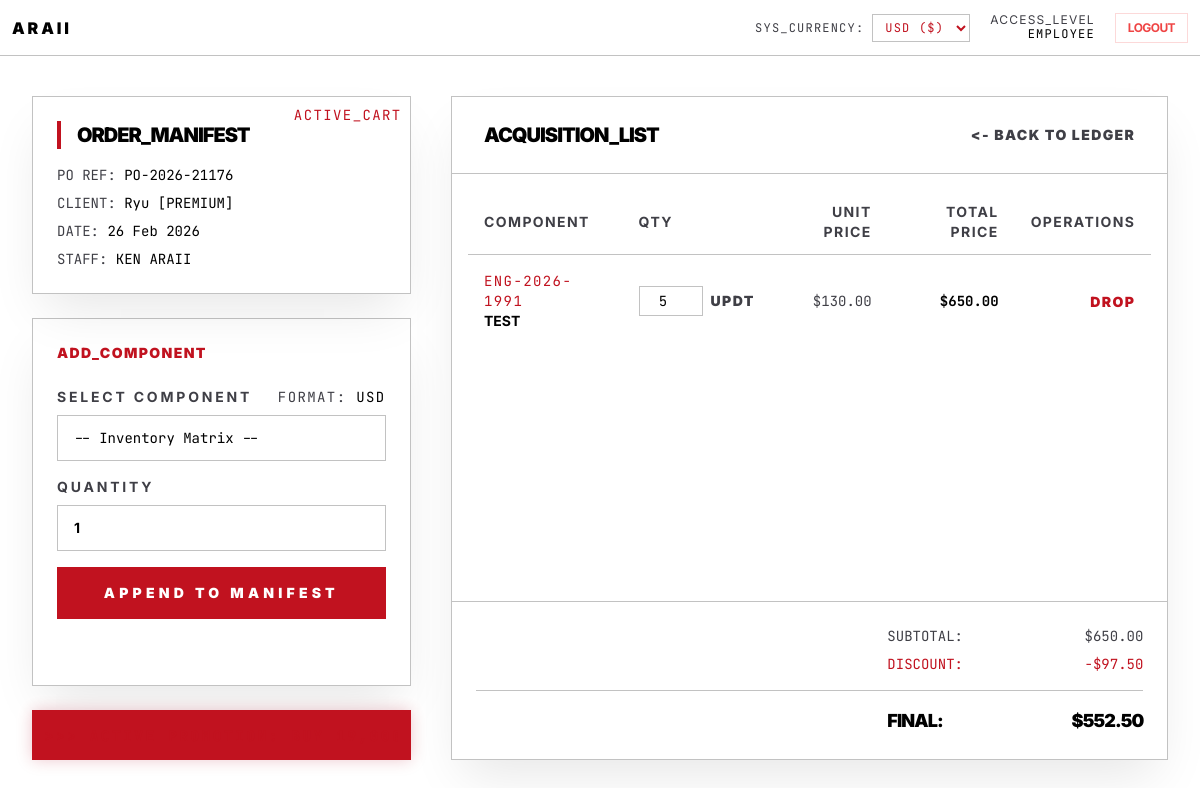
/order_terminal.php?id=11 (signed in), run on the app's committed database.
### tables this page shows
CREATE TABLE `sale_orders` (
  `order_id` int(11) NOT NULL,
  `reference_id` varchar(30) NOT NULL,
  `po_reference` varchar(50) DEFAULT NULL,
  `customer_id` int(11) NOT NULL,
  `employee_id` int(11) NOT NULL,
  `subtotal` decimal(12,2) DEFAULT 0.00,
  `membership_discount` decimal(12,2) DEFAULT 0.00,
  `special_discount` decimal(12,2) DEFAULT 0.00,
  `total_amount` decimal(12,2) DEFAULT 0.00,
  `order_date` timestamp NULL DEFAULT current_timestamp()
);

CREATE TABLE `customers` (
  `customer_id` int(11) NOT NULL,
  `user_id` int(11) DEFAULT NULL,
  `customer_code` varchar(20) NOT NULL,
  `contact_name` varchar(150) NOT NULL,
  `address` text NOT NULL,
  `membership_level` enum('STANDARD','PREMIUM') DEFAULT 'STANDARD',
  `created_at` timestamp NULL DEFAULT current_timestamp()
);

CREATE TABLE `employees` (
  `employee_id` int(11) NOT NULL,
  `user_id` int(11) DEFAULT NULL,
  `employee_code` varchar(20) NOT NULL,
  `name` varchar(100) NOT NULL,
  `position` varchar(100) NOT NULL,
  `is_active` tinyint(1) DEFAULT 1,
  `created_at` timestamp NULL DEFAULT current_timestamp()
);

CREATE TABLE `sale_order_details` (
  `detail_id` int(11) NOT NULL,
  `order_id` int(11) NOT NULL,
  `product_id` int(11) NOT NULL,
  `quantity` int(11) NOT NULL,
  `unit_price` decimal(10,2) NOT NULL,
  `total_price` decimal(12,2) NOT NULL
);

CREATE TABLE `products` (
  `product_id` int(11) NOT NULL,
  `product_code` varchar(20) NOT NULL,
  `product_name` varchar(150) NOT NULL,
  `product_type` varchar(100) NOT NULL,
  `product_description` text DEFAULT NULL,
  `cost_price` decimal(10,2) NOT NULL,
  `selling_price` decimal(10,2) NOT NULL,
  `stock_qty` int(11) DEFAULT 0,
  `created_at` timestamp NULL DEFAULT current_timestamp(),
  `image_path` varchar(255) DEFAULT NULL
);

### config/currency.php (called while the page is built, shortened)
<?php
function formatCurrency($usd_amount) {
    $target_currency = $_SESSION['currency'];
    $rates = [
        'USD' => 1.00,
        'THB' => 34.50,
        'JPY' => 150.20
    ];
    $symbols = [
        'USD' => '$',
        'THB' => '฿',
        'JPY' => '¥'
    ];
    $rate = $rates[$target_currency];
    $symbol = $symbols[$target_currency];
    $converted_amount = $usd_amount * $rate;
    if ($target_currency === 'JPY') {
        return $symbol . number_format($converted_amount, 0);
    } else {
        return $symbol . number_format($converted_amount, 2);
    }
}
?>

### order_terminal.php (the view, shortened to what this page needs)
<?php
require_once "config/currency.php";
require_once "config/database.php";
$order_id = intval($_GET['id']);
$orderQuery = "
    SELECT o.*, c.contact_name, c.customer_code, c.membership_level, e.name AS employee_name
    FROM sale_orders o
    JOIN customers c ON o.customer_id = c.customer_id
    LEFT JOIN employees e ON o.employee_id = e.employee_id
    WHERE o.order_id = ?";
$stmt = $mysqli->prepare($orderQuery);
$stmt->bind_param("i", $order_id);
$stmt->execute();
$order = $stmt->get_result()->fetch_assoc();
?>
<!DOCTYPE html>
<html lang="en">
<?php
include 'partials/head.php';
?>
<body class="page-bg-cinematic bg-white text-black font-sans min-h-screen flex flex-col selection:bg-premium selection:text-white">
    <?php include 'partials/nav.php'; ?>
    <main class="flex-grow max-w-[1400px] mx-auto w-full py-10 px-8 flex flex-col lg:flex-row gap-10">
        <div class="lg:w-1/3 flex flex-col gap-6 anim-load" style="animation-delay: 0.1s;">
            <div class="bg-white border border-obsidian-edge p-6 relative shadow-2xl shadow-black/10">
                <div class="absolute top-0 right-0 p-2 font-mono text-sm text-premium/30 uppercase tracking-widest">Active_Cart</div>
                <h2 class="text-xl font-black uppercase tracking-tighter mb-4 border-l-4 border-premium pl-4">Order_Manifest</h2>
                <div class="font-mono text-sm space-y-2 text-obsidian-muted">
                    <p>PO REF: <span class="text-black"><?= htmlspecialchars($order['po_reference']) ?></span></p>
                    <p>CLIENT: <span class="text-black"><?= htmlspecialchars($order['contact_name']) ?> [<?= htmlspecialchars($order['membership_level']) ?>]</span></p>
                    <p>DATE: <span class="text-black"><?= date('d M Y', strtotime($order['order_date'])) ?></span></p>
                    <p>STAFF: <span class="text-black"><?= htmlspecialchars($order['employee_name'] ?? 'UNIDENTIFIED') ?></span></p>
                </div>
            </div>
            <div class="bg-white border border-obsidian-edge p-6 flex-grow shadow-2xl shadow-black/10">
                <h3 class="text-sm font-black uppercase tracking-widest mb-6 text-premium">Add_Component</h3>
                <form action="actions/add_order_item.php" method="POST" class="space-y-4">
                    <div>
                        <div class="flex justify-between items-end mb-2">
                            <label class="block text-sm uppercase tracking-[0.2em] text-obsidian-muted font-bold">Select Component</label>
                            <span class="text-sm font-mono text-obsidian-muted uppercase tracking-widest">Format: <span class="text-black"><?= $_SESSION['currency'] ?></span></span>
                        </div>
                        <select name="product_id" required class="w-full bg-white border border-obsidian-edge px-4 py-3 text-sm font-mono focus:outline-none focus:border-premium transition-colors text-black appearance-none">
                            <option value="" disabled selected>-- Inventory Matrix --</option>
                        </select>
                    </div>
                    <div>
                        <label class="block text-sm uppercase tracking-[0.2em] text-obsidian-muted mb-2 font-bold">Quantity</label>
                        <input type="number" name="quantity" min="1" value="1" required
                               class="w-full bg-white border border-obsidian-edge px-4 py-3 text-sm font-bold focus:outline-none focus:border-premium transition-colors text-black">
                    </div>
                    <button type="submit" class="w-full py-4 bg-premium text-white text-sm font-black uppercase tracking-[0.3em] hover:bg-white hover:text-black transition-all duration-300">
                        Append to Manifest
                    </button>
                </form>
            </div>
            <div class="bg-premium/10 border border-premium overflow-hidden p-3 shadow-[0_0_15px_rgba(176,0,32,0.22)]">
                <div class="w-full overflow-hidden">
                    <div class="animate-marquee font-mono text-sm font-black text-premium uppercase tracking-[0.2em]">
                    </div>
                </div>
            </div>
        </div>
        <div class="lg:w-2/3 flex flex-col anim-load" style="animation-delay: 0.2s;">
            <div class="bg-white border border-obsidian-edge flex-grow flex flex-col shadow-2xl shadow-black/10">
                <div class="px-8 py-6 border-b border-obsidian-edge bg-white/[0.02] flex justify-between items-center">
                    <h2 class="text-xl font-black uppercase tracking-tighter">Acquisition_List</h2>
                    <a href="sales.php" class="text-sm font-black uppercase tracking-widest text-obsidian-muted hover:text-black transition-colors"><- Back to Ledger</a>
                </div>
                <div class="overflow-x-auto flex-grow p-4">
                    <table class="w-full text-left border-collapse">
                        <thead>
                            <tr class="text-sm uppercase tracking-widest text-obsidian-muted border-b border-obsidian-edge">
                                <th class="px-4 py-3">Component</th>
                                <th class="px-4 py-3">Qty</th>
                                <th class="px-4 py-3 text-right">Unit Price</th>
                                <th class="px-4 py-3 text-right">Total Price</th>
                                <th class="px-4 py-3 text-right">Operations</th>
                            </tr>
                        </thead>
                        <tbody class="divide-y divide-obsidian-edge">
                            <?php
                            $detailsQuery = "
                                SELECT sod.*, p.product_code, p.product_name
                                FROM sale_order_details sod
                                JOIN products p ON sod.product_id = p.product_id
                                WHERE sod.order_id = ? ORDER BY sod.detail_id DESC";
                            $stmt = $mysqli->prepare($detailsQuery);
                            $stmt->bind_param("i", $order_id);
                            $stmt->execute();
                            $items = $stmt->get_result();
                            if ($items->num_rows > 0):
                                while($item = $items->fetch_assoc()):
                            ?>
                            <tr class="hover:bg-white/[0.02] transition-colors group">
                                <td class="px-4 py-4">
                                    <div class="text-sm font-mono text-premium uppercase tracking-widest"><?= htmlspecialchars($item['product_code']) ?></div>
                                    <div class="text-sm font-bold uppercase text-black"><?= htmlspecialchars($item['product_name']) ?></div>
                                </td>
                                <td class="px-4 py-4">
                                    <form action="actions/update_order_item.php" method="POST" class="flex items-center gap-2">
                                        <input type="number" name="quantity" min="1" value="<?= $item['quantity'] ?>"
                                               class="w-16 bg-white border border-obsidian-edge text-center py-1 text-sm font-mono text-black focus:border-premium focus:outline-none">
                                        <button type="submit" class="text-sm font-black uppercase tracking-widest text-obsidian-muted hover:text-black transition-colors">
                                            Updt
                                        </button>
                                    </form>
                                </td>
                                <td class="px-4 py-4 text-right font-mono text-sm text-obsidian-muted"><?= formatCurrency($item['unit_price']) ?></td>
                                <td class="px-4 py-4 text-right font-mono text-sm font-bold text-black"><?= formatCurrency($item['total_price']) ?></td>
                                <td class="px-4 py-4 text-right">
                                    <a href="actions/remove_order_item.php?detail_id=<?= $item['detail_id'] ?>&order_id=<?= $order_id ?>"
                                       onclick="return confirm('Purge this item from the manifest?');"
                                       class="text-sm font-black uppercase tracking-widest text-premium/50 hover:text-premium transition-colors">Drop</a>
                                </td>
                            </tr>
                            <?php endwhile; else: ?>
                            <tr>
                                <td colspan="5" class="px-4 py-10 text-center text-obsidian-muted font-mono text-sm">Manifest is empty. Append components.</td>
                            </tr>
                            <?php endif; ?>
                        </tbody>
                    </table>
                </div>
                <div class="border-t border-obsidian-edge p-6 bg-white/50">
                    <div class="flex justify-end mb-2">
                        <div class="w-64 flex justify-between text-sm font-mono text-obsidian-muted">
                            <span>SUBTOTAL:</span>
                            <span><?= formatCurrency($order['subtotal']) ?></span>
                        </div>
                    </div>
                    <div class="flex justify-end mb-4 border-b border-obsidian-edge pb-4">
                        <div class="w-64 flex justify-between text-sm font-mono text-premium">
                            <span>DISCOUNT:</span>
                            <span>-<?= formatCurrency($order['membership_discount'] + $order['special_discount']) ?></span>
                        </div>
                    </div>
                    <div class="flex justify-end">
                        <div class="w-64 flex justify-between text-lg font-black tracking-tighter">
                            <span>FINAL:</span>
                            <span><?= formatCurrency($order['total_amount']) ?></span>
                        </div>
                    </div>
                </div>
            </div>
        </div>
    </main>
</body>
</html>

### assets/css/app.css (style rules this page uses)
:root { --ui-bg: #ffffff; --ui-surface: #ffffff; --ui-text: #000000; --ui-muted: #3f3f46; --ui-border: rgba(0, 0, 0, 0.24); --ui-accent: #c1121f; --ui-track: #ffffff; }
body { background-color: var(--ui-bg) !important; color: var(--ui-text) !important; }
body.page-bg-cinematic { background-image: none; }
.bg-white, .bg-white\/95, .bg-white\/90, .bg-white\/80, .bg-white\/50, .bg-obsidian-bg, .bg-obsidian-surface { background-color: var(--ui-surface) !important; }
.text-black, .text-black\/50, .text-black\/60, .text-black\/70, .text-black\/80, .text-obsidian-muted { color: var(--ui-text) !important; }
.text-obsidian-muted { color: var(--ui-muted) !important; }
.border-obsidian-edge, .border-black\/10, .border-black\/20, .divide-obsidian-edge, .divide-black\/20 { border-color: var(--ui-border) !important; }
.text-premium, .text-premium\/30, .text-premium\/50 { color: var(--ui-accent) !important; }
.bg-premium, .bg-premium\/10, .bg-premium\/20 { background-color: var(--ui-accent) !important; }
.border-premium, .border-premium\/20, .border-premium\/30, .border-premium\/50 { border-color: var(--ui-accent) !important; }
.anim-load { animation: tectonicRise 0.8s forwards ease-out; opacity: 0; }
.animate-marquee { display: inline-block; white-space: nowrap; animation: scroll-left 28s linear infinite; }

### data on the page
sale_orders: po_reference "PO-2026-21176", customer.contact_name "Ryu", customer.membership_level "PREMIUM", order_date "26 Feb 2026", employee.name "KEN ARAII", subtotal "$650.00", formatCurrency($order['membership_discount'] + $order['special_discount']) "$97.50", total_amount "$552.50"
sale_order_details: product.product_code "ENG-2026-1991", product.product_name "TEST", quantity "5", unit_price "$130.00", total_price "$650.00"

### other printed values
$_SESSION['role'] "EMPLOYEE"
$_SESSION['currency'] "USD"
